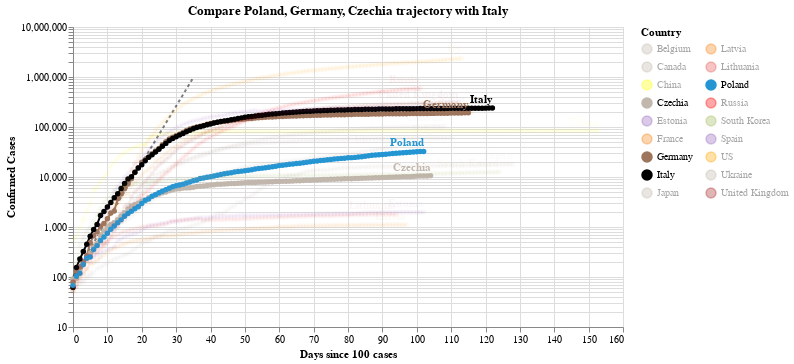

Notebook code for this chart:
### Code cell
#hide_input
chart2 = make_since_chart(dff2,['Poland', 'Germany', 'Czechia'], baseline_countries)
chart2

### Figure 1 — Vega-Lite specification as saved in the notebook (floating-point values rounded to 4 significant figures; data arrays with more than 128 entries replaced by an {"elided": "..."} marker saying what was removed)
{"config": {"view": {"continuousWidth": 400, "continuousHeight": 300}}, "layer": [{"data": {"name": "data-628230001892d6798b50651be41d1b3e"}, "mark": {"type": "line", "color": "black", "opacity": 0.5, "strokeDash": [3, 3]}, "encoding": {"x": {"type": "quantitative", "field": "Days since 100 cases"}, "y": {"type": "quantitative", "field": "Confirmed Cases"}}}, {"data": {"name": "data-2ec6bc0c8d6f9714aa84da3bf150209a"}, "mark": {"type": "line", "point": true}, "encoding": {"color": {"type": "nominal", "field": "Country", "legend": {"columns": 2}, "scale": {"domain": ["Belgium", "Canada", "China", "Czechia", "Estonia", "France", "Germany", "Italy", "Japan", "Latvia", "Lithuania", "Poland", "Russia", "South Korea", "Spain", "US", "Ukraine", "United Kingdom"], "range": ["#C1B7AD", "#C1B7AD", "yellow", "#C1B7AD", "#9467bd", "#F58518", "#9D755D", "black", "#C1B7AD", "#F58518", "#E45756", "#2495D3", "red", "#A1BA59", "#9467bd", "orange", "#C1B7AD", "brown"]}}, "opacity": {"condition": {"value": 1, "selection": "selector002"}, "value": 0.05}, "tooltip": [{"type": "nominal", "field": "Country"}, {"type": "temporal", "field": "Date"}, {"type": "quantitative", "field": "Confirmed Cases"}, {"type": "quantitative", "field": "Days since 100 cases"}], "x": {"type": "quantitative", "field": "Days since 100 cases"}, "y": {"type": "quantitative", "field": "Confirmed Cases", "scale": {"type": "log"}}}, "selection": {"selector002": {"type": "multi", "fields": ["Country"], "bind": "legend", "init": [{"Country": "Poland"}, {"Country": "Germany"}, {"Country": "Czechia"}, {"Country": "Italy"}]}}, "width": 550}, {"data": {"name": "data-2ec6bc0c8d6f9714aa84da3bf150209a"}, "mark": {"type": "text", "align": "right", "dy": -8, "fontWeight": "bold"}, "encoding": {"color": {"type": "nominal", "field": "Country", "legend": {"columns": 2}, "scale": {"domain": ["Belgium", "Canada", "China", "Czechia", "Estonia", "France", "Germany", "Italy", "Japan", "Latvia", "Lithuania", "Poland", "Russia", "South Korea", "Spain", "US", "Ukraine", "United Kingdom"], "range": ["#C1B7AD", "#C1B7AD", "yellow", "#C1B7AD", "#9467bd", "#F58518", "#9D755D", "black", "#C1B7AD", "#F58518", "#E45756", "#2495D3", "red", "#A1BA59", "#9467bd", "orange", "#C1B7AD", "brown"]}}, "opacity": {"condition": {"value": 1, "selection": "selector002"}, "value": 0.05}, "text": {"type": "nominal", "field": "Country"}, "tooltip": [{"type": "nominal", "field": "Country"}, {"type": "temporal", "field": "Date"}, {"type": "quantitative", "field": "Confirmed Cases"}, {"type": "quantitative", "field": "Days since 100 cases"}], "x": {"type": "quantitative", "field": "Days since 100 cases"}, "y": {"type": "quantitative", "field": "Confirmed Cases", "scale": {"type": "log"}}}, "transform": [{"filter": "(datum['Date'] >= 1592870400000)"}], "width": 550}], "title": "Compare Poland, Germany, Czechia trajectory with Italy", "$schema": "https://vega.github.io/schema/vega-lite/v4.0.2.json", "datasets": {"data-628230001892d6798b50651be41d1b3e": [{"Days since 100 cases": 0, "Confirmed Cases": 100.0}, {"Days since 100 cases": 1, "Confirmed Cases": 130.0}, {"Days since 100 cases": 2, "Confirmed Cases": 169.0}, {"Days since 100 cases": 3, "Confirmed Cases": 219.7}, {"Days since 100 cases": 4, "Confirmed Cases": 285.6}, {"Days since 100 cases": 5, "Confirmed Cases": 371.3}, {"Days since 100 cases": 6, "Confirmed Cases": 482.7}, {"Days since 100 cases": 7, "Confirmed Cases": 627.5}, {"Days since 100 cases": 8, "Confirmed Cases": 815.7}, {"Days since 100 cases": 9, "Confirmed Cases": 1060.0}, {"Days since 100 cases": 10, "Confirmed Cases": 1379.0}, {"Days since 100 cases": 11, "Confirmed Cases": 1792.0}, {"Days since 100 cases": 12, "Confirmed Cases": 2330.0}, {"Days since 100 cases": 13, "Confirmed Cases": 3029.0}, {"Days since 100 cases": 14, "Confirmed Cases": 3937.0}, {"Days since 100 cases": 15, "Confirmed Cases": 5119.0}, {"Days since 100 cases": 16, "Confirmed Cases": 6654.0}, {"Days since 100 cases": 17, "Confirmed Cases": 8650.0}, {"Days since 100 cases": 18, "Confirmed Cases": 11250.0}, {"Days since 100 cases": 19, "Confirmed Cases": 14620.0}, {"Days since 100 cases": 20, "Confirmed Cases": 19000.0}, {"Days since 100 cases": 21, "Confirmed Cases": 24710.0}, {"Days since 100 cases": 22, "Confirmed Cases": 32120.0}, {"Days since 100 cases": 23, "Confirmed Cases": 41750.0}, {"Days since 100 cases": 24, "Confirmed Cases": 54280.0}, {"Days since 100 cases": 25, "Confirmed Cases": 70560.0}, {"Days since 100 cases": 26, "Confirmed Cases": 91730.0}, {"Days since 100 cases": 27, "Confirmed Cases": 119300.0}, {"Days since 100 cases": 28, "Confirmed Cases": 155000.0}, {"Days since 100 cases": 29, "Confirmed Cases": 201500.0}, {"Days since 100 cases": 30, "Confirmed Cases": 262000.0}, {"Days since 100 cases": 31, "Confirmed Cases": 340600.0}, {"Days since 100 cases": 32, "Confirmed Cases": 442800.0}, {"Days since 100 cases": 33, "Confirmed Cases": 575600.0}, {"Days since 100 cases": 34, "Confirmed Cases": 748300.0}, {"Days since 100 cases": 35, "Confirmed Cases": 972800.0}], "data-2ec6bc0c8d6f9714aa84da3bf150209a": {"elided": "2026 records"}}}
